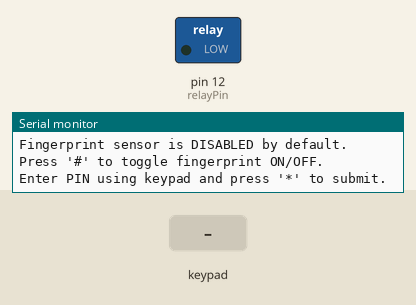
Bench run of a sketch on a simulated Arduino Uno, built with avr-gcc and run on an emulated ATmega328P. Shown: switched loads named in the sketch (green lamp = pin HIGH), the last lines printed to the serial monitor. The inputs (shaded band) are chosen by the test bench.

Above: at 1.4 s.
1.5 s: keypad keys 1 2 3 4 * pressed 0.4 s apart
At 4.1 s:
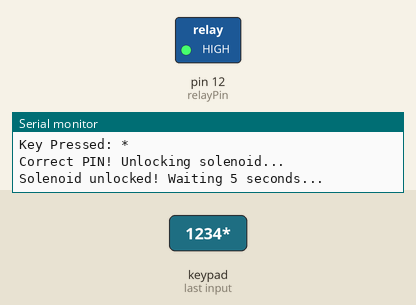
5.0 s: key 'A' pressed
8.0 s: key 'B' pressed
9.7 s: keypad keys 1 2 3 4 # pressed 0.4 s apart
13.2 s: key '*' pressed
At 19.2 s:
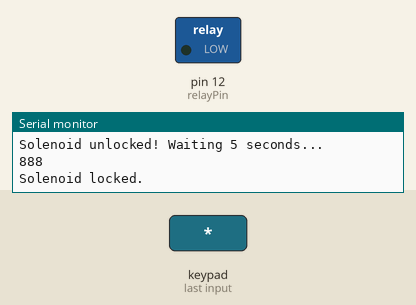
Timing chart, 0 to 19.7 s (numbered marks = the images above; inputs shaded):
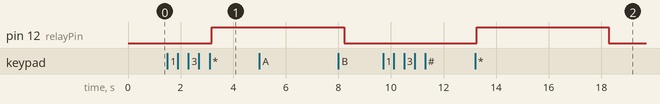

The sketch:

mc_proj.ino.ino
```cpp
#include <Keypad.h>
#include <Adafruit_Fingerprint.h>
#include <SoftwareSerial.h>

// --- Pin definitions ---
const int relayPin = 12;         // Relay controlling solenoid (active HIGH to unlock)
bool fingerprintEnabled = false; // Start with fingerprint sensor disabled

// --- Keypad setup ---
const byte ROWS = 4;
const byte COLS = 4;

char keys[ROWS][COLS] = {
  {'1', '2', '3', 'A'},
  {'4', '5', '6', 'B'},
  {'7', '8', '9', 'C'},
  {'*', '0', '#', 'D'}
};

// Keypad wiring
byte rowPins[ROWS] = {4,5,6,7};   // Rows connected to Arduino pins
byte colPins[COLS] = {8,9,10,11};   // Columns connected to Arduino pins

Keypad keypad = Keypad(makeKeymap(keys), rowPins, colPins, ROWS, COLS);

// --- Fingerprint sensor setup ---
SoftwareSerial fingerSerial(2,3); // RX, TX for fingerprint sensor
Adafruit_Fingerprint finger = Adafruit_Fingerprint(&fingerSerial);

// --- PIN setup ---
const String correctPIN = "1234";  // Change to your desired PIN
String inputPIN = "";
bool pinEntryActive = false;

void setup() {
  Serial.begin(9600);

  // Relay pin setup
  pinMode(relayPin, OUTPUT);
  digitalWrite(relayPin, LOW);  // Relay off (locked)

  // Initialize fingerprint sensor serial
  fingerSerial.begin(57600);
  delay(100);
  Serial.println("Initializing R307 fingerprint sensor...");

  if (finger.verifyPassword()) {
    Serial.println("Fingerprint sensor connected successfully.");
  } else {
    Serial.println("Fingerprint sensor not found or incorrect password.");
    // Optional: comment out halt to allow keypad-only mode
    // while (1); // Halt here if sensor not found
  }

  Serial.println("System Ready.");
  Serial.println("Fingerprint sensor is DISABLED by default.");
  Serial.println("Press '#' to toggle fingerprint ON/OFF.");
  Serial.println("Enter PIN using keypad and press '*' to submit.");
}

void loop() {
  // Handle keypad input
  char key = keypad.getKey();

  if (key) {
    Serial.print("Key Pressed: ");
    Serial.println(key);

    if (key == '#') {
      fingerprintEnabled = !fingerprintEnabled;
      Serial.print("Fingerprint sensor is now ");
      Serial.println(fingerprintEnabled ? "ENABLED" : "DISABLED");
    }
    else if (key == '*') {
      if (pinEntryActive) {
        if (inputPIN == correctPIN) {
          Serial.println("Correct PIN! Unlocking solenoid...");
          unlockSolenoid();
          Serial.println("888");
          lockSolenoid();

        } else {
          Serial.println("Incorrect PIN.");
        }
        inputPIN = "";
        pinEntryActive = false;
      }
    }
    else if (key == 'D') {
      inputPIN = "";
      pinEntryActive = false;
      Serial.println("PIN input cleared.");
    }
    else {
      if (key >= '0' && key <= '9') {
        inputPIN += key;
        pinEntryActive = true;
        Serial.print("PIN so far: ");
        Serial.println(inputPIN);
      }
    }
  }

  // Fingerprint check
  if (fingerprintEnabled) {
    uint8_t result = getFingerprintID();
    if (result == FINGERPRINT_OK) {
      Serial.println("Fingerprint authorized! Unlocking solenoid...");
      unlockSolenoid();
      Serial.println("888");
      lockSolenoid();
    }
  }

  delay(100);
}

uint8_t getFingerprintID() {
  uint8_t p = finger.getImage();
  if (p == FINGERPRINT_NOFINGER) return p;

  if (p != FINGERPRINT_OK) {
    Serial.println("Error reading finger");
    return p;
  }

  p = finger.image2Tz();
  if (p != FINGERPRINT_OK) {
    Serial.println("Failed to convert image");
    return p;
  }

  p = finger.fingerSearch();
  if (p == FINGERPRINT_OK) {
    Serial.print("Found ID #"); Serial.print(finger.fingerID);
    Serial.print(" with confidence "); Serial.println(finger.confidence);
  } else {
    Serial.println("No match found");
  }

  return p;
}

void unlockSolenoid() {
  digitalWrite(relayPin, HIGH);
  Serial.println("Solenoid unlocked! Waiting 5 seconds...");
  delay(5000);

}
void lockSolenoid() {
  digitalWrite(relayPin, LOW);
  Serial.println("Solenoid locked.");
}
```

Measured:
- after the input at 1.5 s, pin 12 (relayPin): LOW → HIGH after 1.7 s
- after the input at 5.0 s, every drawn part: stays the same
- after the input at 13.2 s, pin 12 (relayPin): LOW → HIGH after 0.06 s, → LOW 5.0 s later
